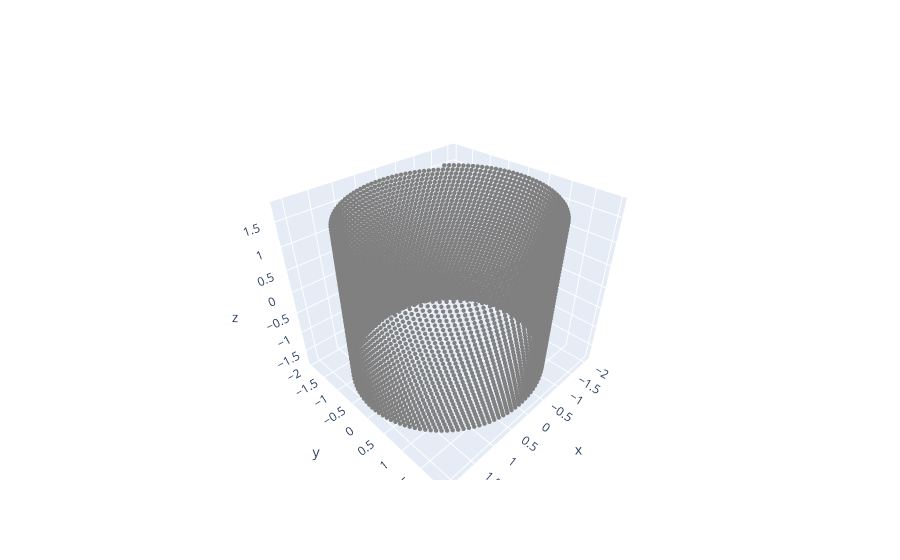

Notebook code cell kept with this figure:
### Code cell
sc  = StandardScaler()
Xs = sc.fit_transform(SW)
pca = PCA(n_components=5)
SW_pca = pca.fit_transform(Xs)

print('Explained Variance', pca.explained_variance_ratio_)

fig = go.Figure(data=[go.Scatter3d(
    x=SW_pca[:,0], y=SW_pca[:,1], z=SW_pca[:,2], 
    mode ='markers', 
    marker=dict(size = 1.5, color = 'grey')
)] , layout = go.Layout(scene = dict(aspectmode= 'data')))

fig.show()

### Figure 1 — Plotly figure (JSON) as saved in the notebook; plotly's stock layout.template omitted (floating-point values rounded to 4 significant figures; data arrays with more than 128 entries replaced by an {"elided": "..."} marker saying what was removed)
{"data": [{"marker": {"color": "grey", "size": 1.5}, "mode": "markers", "type": "scatter3d", "x": {"elided": "5000 float values"}, "y": {"elided": "5000 float values"}, "z": {"elided": "5000 float values"}}], "layout": {"scene": {"aspectmode": "data"}}}
